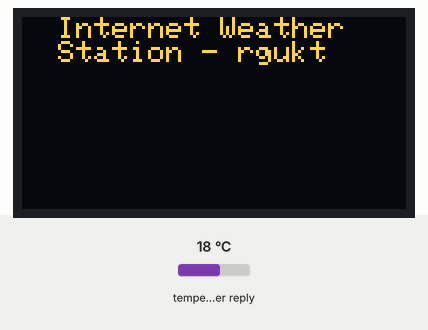
Recording of a sketch running on a simulated ESP8266 (NodeMCU). On the bench: 128×64 one-colour display. Inputs (shaded band) come from the test bench; at power-on: temperature in the weather reply 18 °C. The OLED is the two-colour kind (top 16 rows yellow); WiFi joins after 1.5 s; servers stay silent unless stated; web services answer with replies made up by the test bench; what the sketch prints to the serial monitor is not drawn.

Above: at 1.06 s.
At 2.7 s:
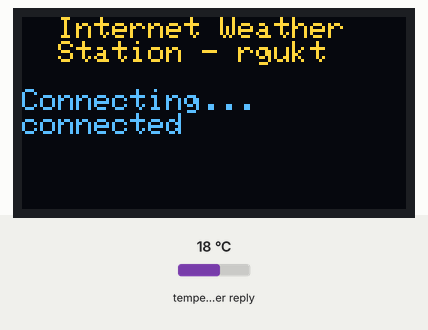
At 3.9 s:
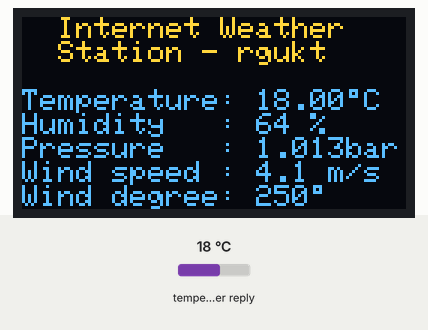

Measured:
- what the display in image 1 shows lasts 1.3 s, from 2.6 s to 3.9 s

The sketch:

weathe_nodemcu_weather_station_oled_correct.ino
```cpp
//Subscribe to Electronics for Engineer
#include <ESP8266WiFi.h>
#include <ESP8266HTTPClient.h>  // http web access library
#include <ArduinoJson.h>        // JSON decoding library
// Libraries for SSD1306 OLED display
#include <Wire.h>              // include wire library (for I2C devices such as the SSD1306 display)
#include <Adafruit_GFX.h>      // include Adafruit graphics library
#include <Adafruit_SSD1306.h>  // include Adafruit SSD1306 OLED display driver

#define OLED_RESET   5     // define SSD1306 OLED reset at ESP8266 GPIO5 (NodeMCU D1)
Adafruit_SSD1306 display(OLED_RESET);

// set Wi-Fi SSID and password
const char *ssid     = "Your Wifi Hotspot Name ";
const char *password = "Your hotspot Password ";

// set location and API key
String Location = "Vempalli, IN";//Replace with your nearby city
String API_Key  = "52974d18eeb0f09fa552d80b65dbe1c2";// Copy your Own API Key from WetherStaion website

void setup(void)
{
  Serial.begin(9600);
  delay(1000);

  Wire.begin(4, 0);           // set I2C pins [SDA = GPIO4 (D2), SCL = GPIO0 (D3)], default clock is 100kHz

  // by default, we'll generate the high voltage from the 3.3v line internally! (neat!)
  display.begin(SSD1306_SWITCHCAPVCC, 0x3C);  // initialize with the I2C addr 0x3D (for the 128x64)
  // init done

  Wire.setClock(400000L);   // set I2C clock to 400kHz

  display.clearDisplay();  // clear the display buffer
  display.setTextColor(WHITE, BLACK);
  display.setTextSize(1);
  display.setCursor(0, 0);
  display.println("  Internet Weather");
  display.print("  Station - rgukt");
  display.display();

  WiFi.begin(ssid, password);

  Serial.print("Connecting.");
  display.setCursor(0, 24);
  display.println("Connecting...");
  display.display();
  while ( WiFi.status() != WL_CONNECTED )
  {
    delay(500);
    Serial.print(".");
  }
  Serial.println("connected");
  display.print("connected");
  display.display();
  delay(1000);

}

void loop()
{
  if (WiFi.status() == WL_CONNECTED)  //Check WiFi connection status
  {
    HTTPClient http;  //Declare an object of class HTTPClient

    // specify request destination
    http.begin("http://api.openweathermap.org/data/2.5/weather?q=" + Location + "&APPID=" + API_Key);  // !!

    int httpCode = http.GET();  // send the request

    if (httpCode > 0)  // check the returning code
    {
      String payload = http.getString();   //Get the request response payload

      DynamicJsonBuffer jsonBuffer(512);

      // Parse JSON object
      JsonObject& root = jsonBuffer.parseObject(payload);
      if (!root.success()) {
        Serial.println(F("Parsing failed!"));
        return;
      }

      float temp = (float)(root["main"]["temp"]) - 273.15;        // get temperature in °C
      int   humidity = root["main"]["humidity"];                  // get humidity in %
      float pressure = (float)(root["main"]["pressure"]) / 1000;  // get pressure in bar
      float wind_speed = root["wind"]["speed"];                   // get wind speed in m/s
      int  wind_degree = root["wind"]["deg"];                     // get wind degree in °

      // print data
      Serial.printf("Temperature = %.2f°C\r\n", temp);
      Serial.printf("Humidity    = %d %%\r\n", humidity);
      Serial.printf("Pressure    = %.3f bar\r\n", pressure);
      Serial.printf("Wind speed  = %.1f m/s\r\n", wind_speed);
      Serial.printf("Wind degree = %d°\r\n\r\n", wind_degree);

      display.setCursor(0, 24);
      display.printf("Temperature: %5.2f C\r\n", temp);
      display.printf("Humidity   : %d %%\r\n", humidity);
      display.printf("Pressure   : %.3fbar\r\n", pressure);
      display.printf("Wind speed : %.1f m/s\r\n", wind_speed);
      display.printf("Wind degree: %d", wind_degree);
      display.drawRect(109, 24, 3, 3, WHITE);     // put degree symbol ( ° )
      display.drawRect(97, 56, 3, 3, WHITE);
      display.display();

    }

    http.end();   //Close connection

  }

  delay(60000);   // wait 1 minute

}
// End of code.
```
